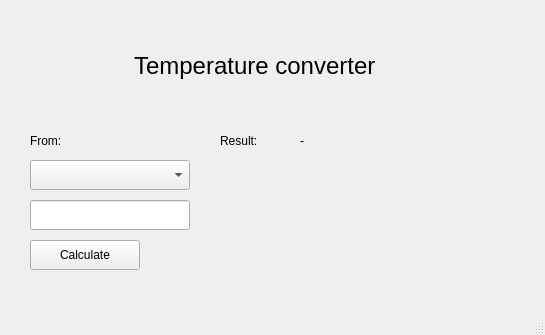
<?xml version="1.0" encoding="UTF-8"?>
<ui version="4.0">
 <class>MainWindow</class>
 <widget class="QMainWindow" name="MainWindow">
  <property name="geometry">
   <rect>
    <x>0</x>
    <y>0</y>
    <width>545</width>
    <height>335</height>
   </rect>
  </property>
  <property name="windowTitle">
   <string>MainWindow</string>
  </property>
  <widget class="QWidget" name="centralwidget">
   <widget class="QLineEdit" name="input_field">
    <property name="geometry">
     <rect>
      <x>30</x>
      <y>200</y>
      <width>160</width>
      <height>30</height>
     </rect>
    </property>
   </widget>
   <widget class="QLabel" name="result_value">
    <property name="geometry">
     <rect>
      <x>300</x>
      <y>130</y>
      <width>220</width>
      <height>22</height>
     </rect>
    </property>
    <property name="text">
     <string>-</string>
    </property>
   </widget>
   <widget class="QLabel" name="title">
    <property name="geometry">
     <rect>
      <x>134</x>
      <y>50</y>
      <width>281</width>
      <height>31</height>
     </rect>
    </property>
    <property name="font">
     <font>
      <pointsize>18</pointsize>
     </font>
    </property>
    <property name="text">
     <string>Temperature converter</string>
    </property>
   </widget>
   <widget class="QLabel" name="result_label">
    <property name="geometry">
     <rect>
      <x>220</x>
      <y>130</y>
      <width>70</width>
      <height>22</height>
     </rect>
    </property>
    <property name="text">
     <string>Result:</string>
    </property>
   </widget>
   <widget class="QPushButton" name="calculate_button">
    <property name="geometry">
     <rect>
      <x>30</x>
      <y>240</y>
      <width>110</width>
      <height>30</height>
     </rect>
    </property>
    <property name="text">
     <string>Calculate</string>
    </property>
   </widget>
   <widget class="QComboBox" name="combo_box">
    <property name="geometry">
     <rect>
      <x>30</x>
      <y>160</y>
      <width>160</width>
      <height>30</height>
     </rect>
    </property>
   </widget>
   <widget class="QLabel" name="input_label">
    <property name="geometry">
     <rect>
      <x>30</x>
      <y>130</y>
      <width>85</width>
      <height>22</height>
     </rect>
    </property>
    <property name="text">
     <string>From:</string>
    </property>
   </widget>
  </widget>
  <widget class="QMenuBar" name="menubar">
   <property name="geometry">
    <rect>
     <x>0</x>
     <y>0</y>
     <width>545</width>
     <height>27</height>
    </rect>
   </property>
  </widget>
  <widget class="QStatusBar" name="statusbar"/>
 </widget>
 <resources/>
 <connections/>
</ui>
